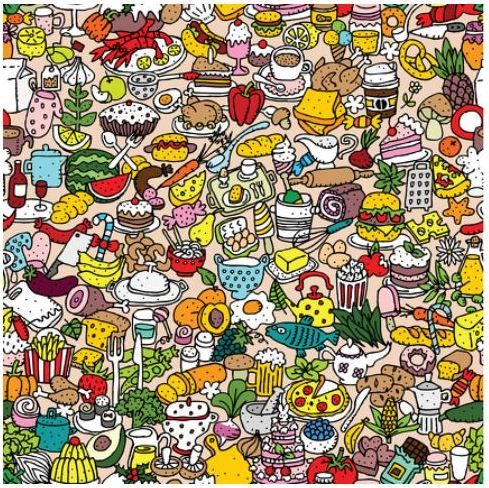
#> input picture assets/f1.jpg, 489 x 488 px, found by its file name
$ python 3_OperadoresPuntuales.py
#> lines starting #> are read from the running program, lines starting #| are printed output that depends on the picture
import cv2 as cv
import numpy as np

img = cv.imread("assets/f1.jpg", 0)
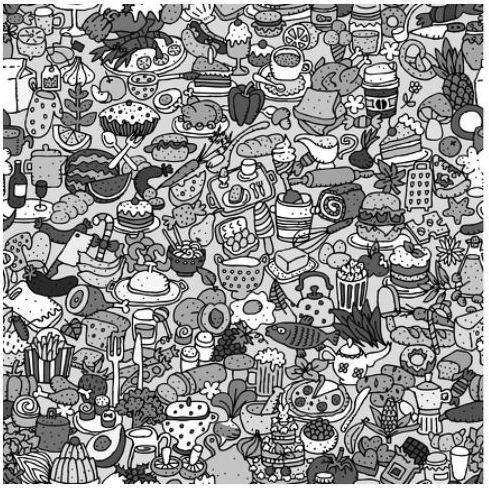
#> img: shape (488, 489); min 0, max 255, mean 146.3

print(img.shape, img.size)
#| (488, 489) 238632
w = img.shape[0]
#> w = 488
h = img.shape[1]
#> h = 489
#c = img.shape[2]
#w1, h1 = img.shape
img2 = img
cv.imshow('imagen', img2)
for x in range(w):
    for y in range(h):
        if(img[x,y]>50):
            img[x,y]=255
        else:
            img[x,y]=0
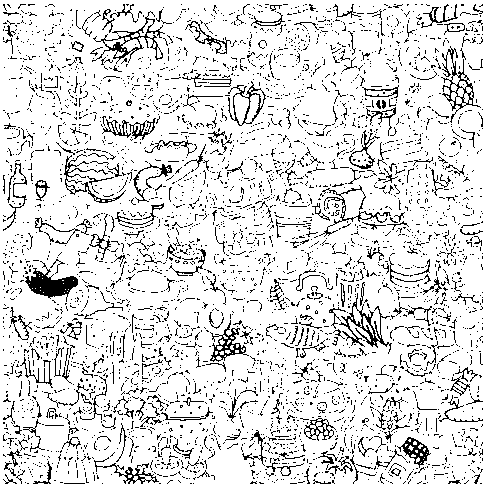
#> img: shape (488, 489); 87.3% white; black in thin lines or dots

cv.imshow('imagen1', img)
cv.waitKey(0)
cv.destroyAllWindows()
